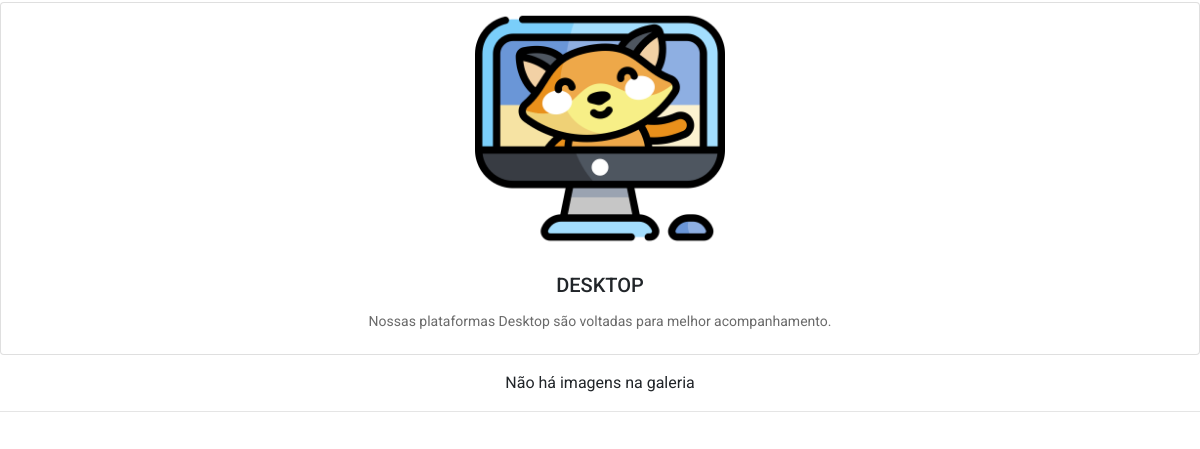
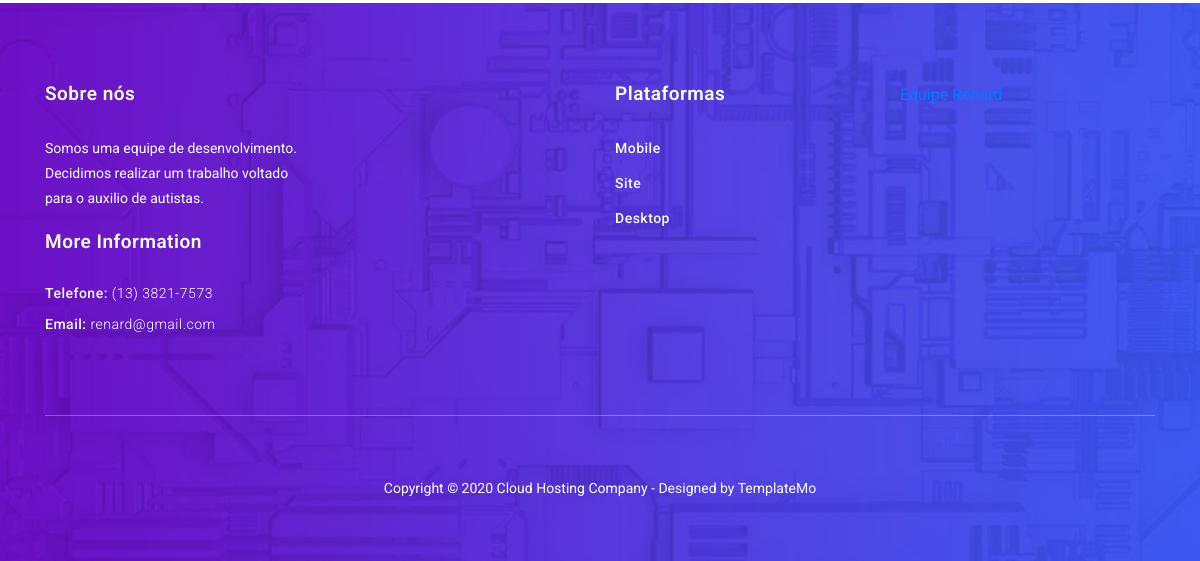
The page /plataforma.php?idb=18 (lower part) on the database as committed earlier (2 pictures, top to bottom).
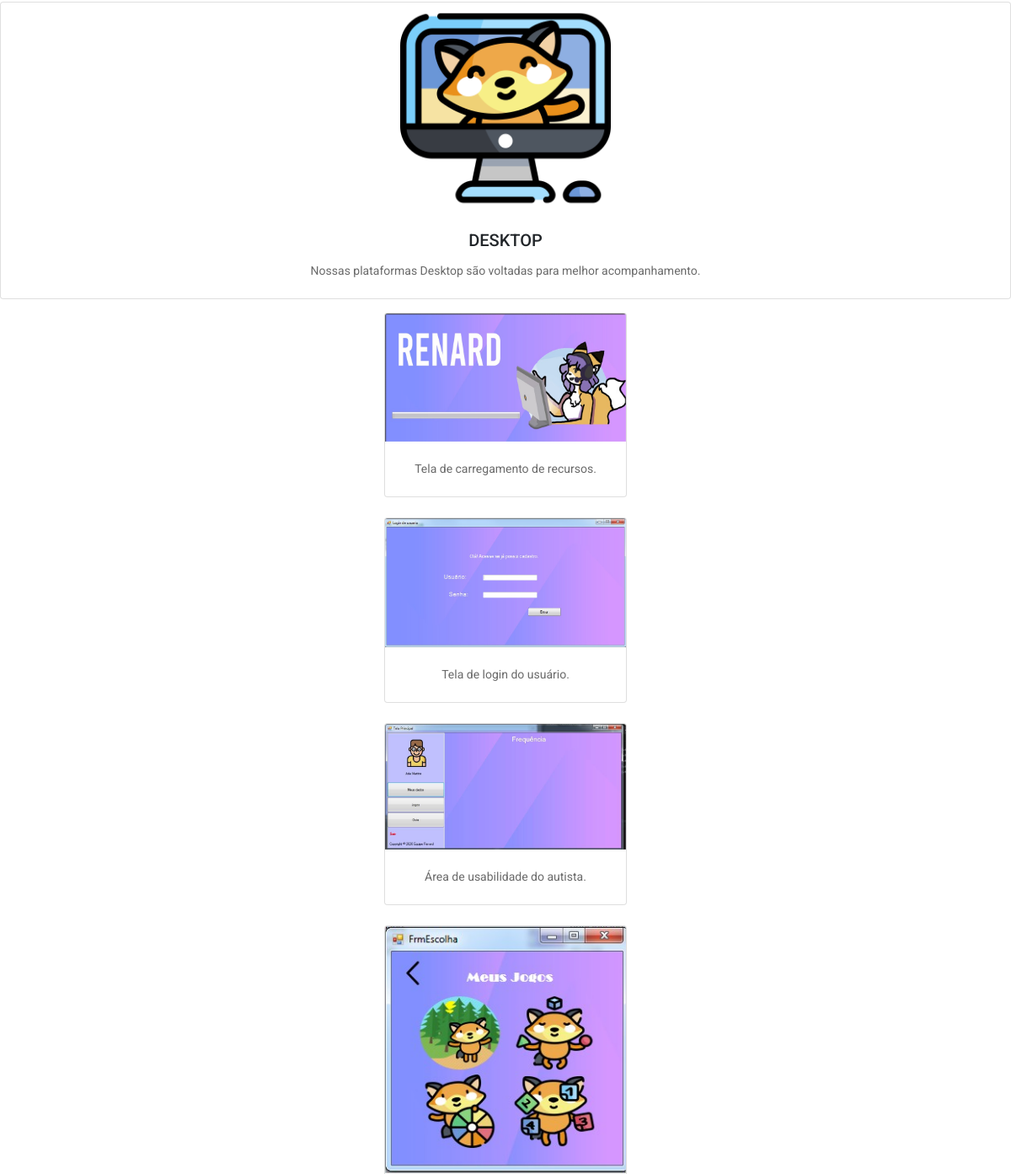
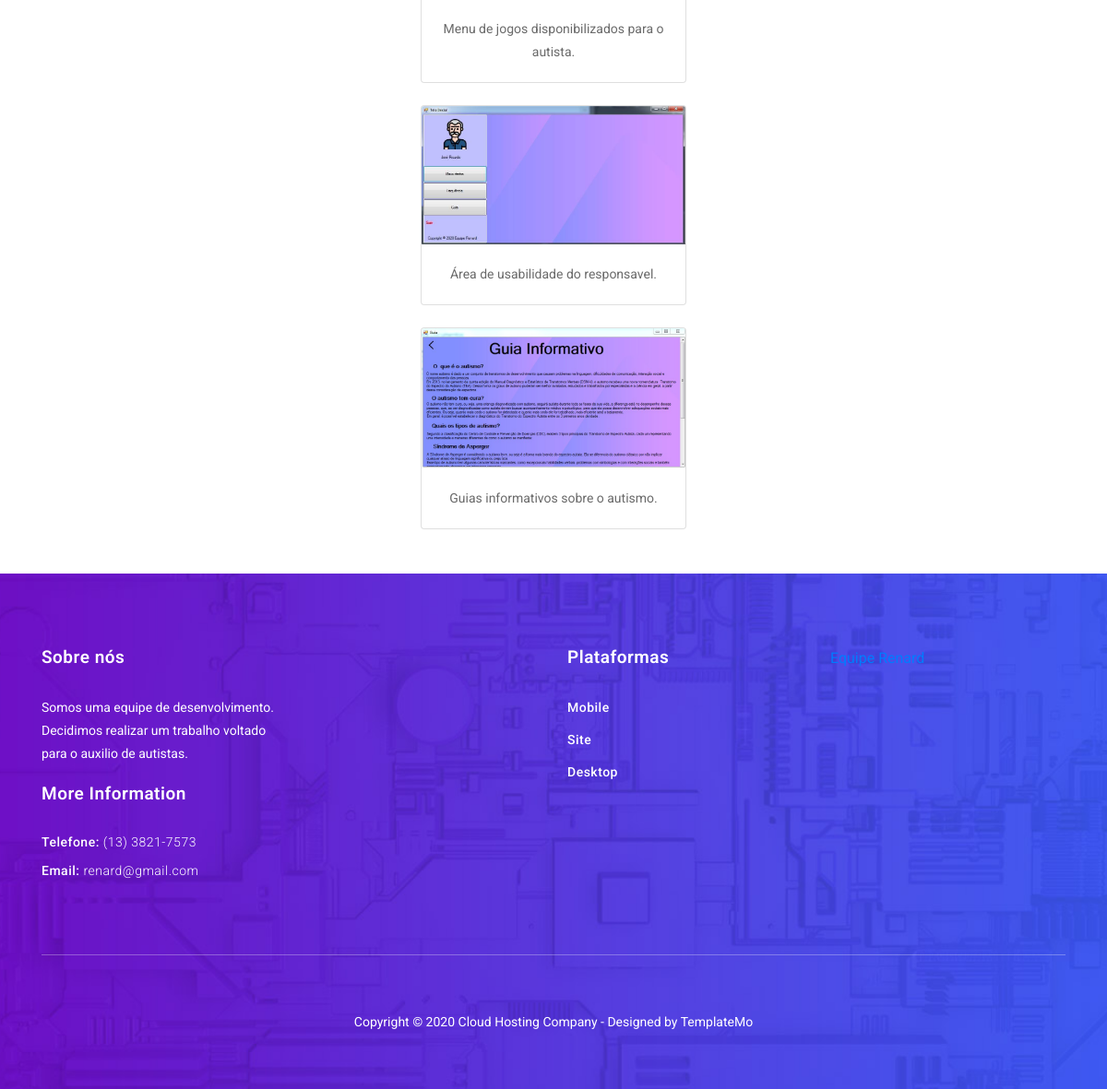
The same page on the database as committed later (2 pictures, top to bottom).
### tables this page shows
CREATE TABLE IF NOT EXISTS `conteudo` (
  `id` int(3) NOT NULL AUTO_INCREMENT,
  `titulo` varchar(150) NOT NULL,
  `corpo` varchar(450) NOT NULL,
  `id_link` int(3) NOT NULL,
  `id_imagem` int(3) DEFAULT NULL,
  PRIMARY KEY (`id`),
  KEY `id_link` (`id_link`),
  KEY `id_imagem` (`id_imagem`),
  CONSTRAINT `id_imagem` FOREIGN KEY (`id_imagem`) REFERENCES `imagem` (`id`),
  CONSTRAINT `id_link` FOREIGN KEY (`id_link`) REFERENCES `link` (`id`)
);

CREATE TABLE IF NOT EXISTS `imagem` (
  `id` int(3) NOT NULL AUTO_INCREMENT,
  `nome` varchar(30) NOT NULL,
  `conteudo_id` int(3) NOT NULL,
  PRIMARY KEY (`id`),
  KEY `conteudo_id` (`conteudo_id`),
  CONSTRAINT `conteudo_id` FOREIGN KEY (`conteudo_id`) REFERENCES `conteudo` (`id`)
);

CREATE TABLE IF NOT EXISTS `plataforma_img` (
  `id` int(2) NOT NULL,
  `id_conteudo` int(2) NOT NULL,
  `nome` varchar(150) NOT NULL DEFAULT '',
  `descricao` varchar(50) NOT NULL,
  PRIMARY KEY (`id`),
  KEY `id_cont` (`id_conteudo`),
  CONSTRAINT `id_cont` FOREIGN KEY (`id_conteudo`) REFERENCES `conteudo` (`id`)
);

### plataforma.php (the view, shortened to what this page needs)
<!DOCTYPE html>
<html lang="pt-br">
<?php
include("functions/conexao.php")
?>
  <head>
    <link href="vendor/bootstrap/css/bootstrap.min.css" rel="stylesheet">
    <link rel="stylesheet" href="assets/css/fontawesome.css">
    <link rel="stylesheet" href="assets/css/templatemo-host-cloud.css">
    <link rel="stylesheet" href="assets/css/owl.css">
  </head>
  <body>
    <br><br>
    <center>
    <?php
      	$query3 = mysqli_query($conexao,"SELECT conteudo.id,conteudo.titulo, conteudo.corpo, conteudo.id_imagem, imagem.nome FROM conteudo INNER JOIN imagem ON conteudo.id = imagem.conteudo_id WHERE conteudo.id =".$_GET['idb']);
        while($exibe3 = mysqli_fetch_array($query3)) {
        ?>
    <div class="card mb-3">
    <center>
 <img src="assets/images/<?php echo $exibe3[4];?>" class="" width="250px" alt="...">    </center>
  <div class="card-body">
    <h5 class="card-title"><?php echo $exibe3[1];?></h5>
    <p class="card-text"><?php echo $exibe3[2];?></p>
  </div>
</div>
<?php } ?>
<?php
         $query2 = mysqli_query($conexao, "SELECT * FROM plataforma_img WHERE id_conteudo = ".$_GET['idb']);
              if(mysqli_num_rows($query2) < 1){
                   echo "Não há imagens na galeria<hr>";
                                     }
             while($exibe2 = mysqli_fetch_array($query2)){
									?>
                  <div class="card" style="width: 18rem;">
  <img src="assets/images/<?php echo $exibe2[2]?>" class="card-img-top" alt="...">
  <div class="card-body">
    <p class="card-text"><?php echo $exibe2[3]?></p>
  </div>
</div>
<br>
             <?php } ?>
</center>
<br>
        <?php include("footer.php")?>
</body>
</html>

### footer.php (shortened to what this page needs)
<footer>
      <div class="container">
        <div class="row">
          <div class="col-md-3 col-sm-6 col-xs-12">
            <div class="footer-item">
              <div class="footer-heading">
                <h2>Sobre nós</h2>
              </div>
              <p>Somos uma equipe de desenvolvimento. Decidimos realizar um trabalho voltado para o auxilio de autistas.</p>
            </div>
          </div>
          <div class="col-md-3 col-sm-6 col-xs-12">
          </div>
          <div class="col-md-3 col-sm-6 col-xs-12">
            <div class="footer-item">
              <div class="footer-heading">
                <h2>Plataformas</h2>
              </div>
              <ul class="footer-list">
                <li><p>Mobile</a></li>
                <li><p>Site</a></li>
                <li><p>Desktop</a></li>
              </ul>
            </div>
          </div>
          <div class="col-md-3 col-sm-6 col-xs-12">
            <div class="footer-item">
              <div class="footer-heading">
</div>
</div>
</div>
          <div class="col-md-3 col-sm-6 col-xs-12">
            <div class="footer-item">
              <div class="footer-heading">
                <h2>More Information</h2>
              </div>
              <ul class="footer-list">
                <li>Telefone: <a href="#">(13) 3821-7573</a></li>
                <li>Email: <a href="#">renard@gmail.com</a></li>
              </ul>
            </div>
          </div>
          <div class="col-md-12">
            <div class="sub-footer">
              <p>Copyright &copy; 2020 Cloud Hosting Company
				- Designed by <a rel="nofollow" href="https://templatemo.com">TemplateMo</a></p>
            </div>
          </div>
        </div>
      </div>
    </footer>

### assets/css/templatemo-host-cloud.css (style rules this page uses)
body { font-family: 'Roboto', sans-serif; transition: all 0.5s; }
p { margin-bottom: 0px; font-size: 14px; color: #6a6a6a; line-height: 25px; }
a { text-decoration: none!important; }
footer { background-image: url(../images/footer-bg.jpg); background-repeat: no-repeat; background-size: cover; background-position: center center; padding: 80px 0px 60px 0px; }
footer .footer-heading h2 { color: #fff; font-size: 19px; font-weight: 600; letter-spacing: 0.5px; margin-bottom: 30px; }
footer p { color: #fff; }
footer ul { padding: 0; margin: 0; list-style: none; }
footer ul li { margin-bottom: 10px; font-size: 14px; font-weight: 500; color: #fff; letter-spacing: 0.5px; }
footer ul li:last-child { margin-bottom: 0px; }
footer ul li a { color: #fff; font-size: 14px; font-weight: 300; transition: all 0.3s; }
footer .sub-footer { text-align: center; margin-top: 80px; border-top: 1px solid rgba(250,250,250,0.30); padding-top: 60px; }
footer .sub-footer a { color: #FFF; }

Rows that differ between the two databases and show on the page:
added plataforma_img: nome (picture), descricao "Tela de carregamento de recursos."
added plataforma_img: nome (picture), descricao "Tela de login do usuário."
added plataforma_img: nome (picture), descricao "Área de usabilidade do autista."
added plataforma_img: nome (picture), descricao "Menu de jogos disponibilizados para o autista."
added plataforma_img: nome (picture), descricao "Área de usabilidade do responsavel."
added plataforma_img: nome (picture), descricao "Guias informativos sobre o autismo."
Other text that changed with them:
text no longer shown: "Não há imagens na galeria"
